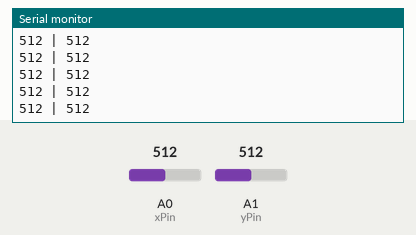
Bench run of a sketch on a simulated Arduino Uno, built with avr-gcc and run on an emulated ATmega328P. On the bench: the last lines printed to the serial monitor. Inputs (shaded band) come from the test bench; at power-on: A0 (xPin) = 512, A1 (yPin) = 512.

Above: at 7.2 s.
7.3 s: A0 (xPin) set to 108
At 8.1 s:
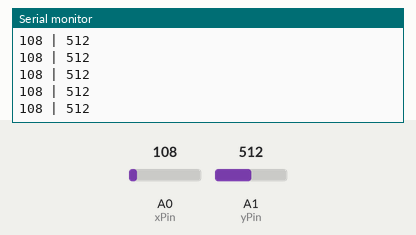
10.3 s: A0 (xPin) set to 95
At 11.2 s:
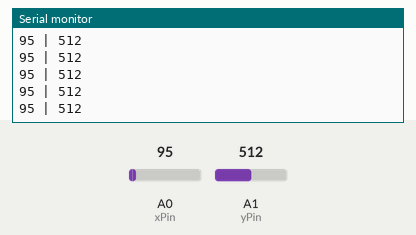
Timing chart, 0 to 13.3 s (numbered marks = the images above; inputs shaded):
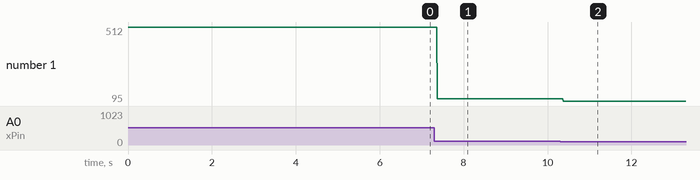

The sketch:

lab2.ino
```cpp
int yellow = 2;
int red = 11;
int blue = 6;
int green = 4;
int xPin = A0;
int yPin = A1;
int sw = 8;

int centerMax = 530;
int centerMin = 490;

void setup() {

   Serial.begin(9600);
   pinMode(xPin, INPUT);
   pinMode(yPin, INPUT);

}

void loop() {

  int xVal = analogRead(xPin);
  int yVal = analogRead(yPin);

  Serial.print(xVal);
  Serial.print(" | ");
  Serial.println(yVal);

  if ((xVal < centerMin) && (centerMin < yVal && yVal < centerMax)){
    digitalWrite(green, HIGH);
    digitalWrite(red, LOW);
    digitalWrite(blue, LOW);
    digitalWrite(yellow, LOW);
    }

  else if ((xVal > centerMax) && (centerMin < yVal && yVal < centerMax)){
    digitalWrite(green, LOW);
    digitalWrite(red, LOW);
    digitalWrite(blue, HIGH);
    digitalWrite(yellow, LOW);
    }

  else if ((yVal < centerMin)&& (centerMin < xVal && xVal < centerMax)){
    digitalWrite(green, LOW);
    digitalWrite(red, LOW);
    digitalWrite(blue, LOW);
    digitalWrite(yellow, HIGH);
    }

  else if ((yVal > centerMax)&& (centerMin < xVal && xVal < centerMax) ){
    digitalWrite(green, LOW);
    digitalWrite(red, HIGH);
    digitalWrite(blue, LOW);
    digitalWrite(yellow, LOW);
    }

  else {
    digitalWrite(green, LOW);
    digitalWrite(red, LOW);
    digitalWrite(blue, LOW);
    digitalWrite(yellow, LOW);
    }
}
```

Measured:
- after the input at 7.3 s, the serial monitor: prints a new line after 0.07 s (image 1)
- after the input at 10.3 s, the serial monitor: prints a new line after 0.08 s (image 2)
- plotted number 1: 512 → 108 after the input at 7.3 s, 108 → 95 after the input at 10.3 s
